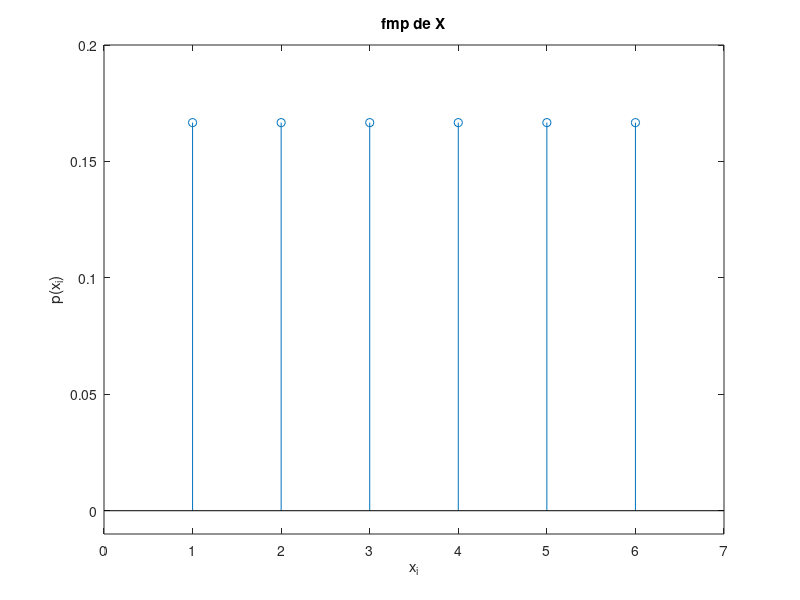

Recreate this plot in MATLAB.
%Considere a variavel aleat ´ oria ´ X correspondente a face que fica para cima no lanc¸amento de 1 dado. `
%Usando os valores teoricos: ´
%(a) produza um grafico, em Matlab, que represente a func¸ ´ ao massa de probabilidade ˜
%1 de X;

%Sx = [1 2 3 4 5 6]  % 1:6
Sx = 1:6
prob = ones(size(Sx))/6;  %cfav / cposs
stem(Sx, prob)
xlim([0 7]) %para dar limites do eixo x da função 

axis ([0 7 -0.01 0.2])
title('fmp de X')
xlabel('x_i'), ylabel('p(x_i)')
